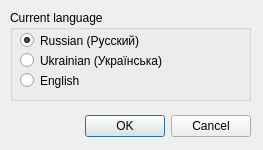
<?xml version="1.0" encoding="UTF-8"?>
<ui version="4.0">
 <class>LanguageSetupDialog</class>
 <widget class="QDialog" name="LanguageSetupDialog">
  <property name="geometry">
   <rect>
    <x>0</x>
    <y>0</y>
    <width>263</width>
    <height>150</height>
   </rect>
  </property>
  <property name="minimumSize">
   <size>
    <width>263</width>
    <height>150</height>
   </size>
  </property>
  <property name="maximumSize">
   <size>
    <width>263</width>
    <height>150</height>
   </size>
  </property>
  <property name="windowTitle">
   <string>Change language</string>
  </property>
  <widget class="QDialogButtonBox" name="buttonBox">
   <property name="geometry">
    <rect>
     <x>30</x>
     <y>110</y>
     <width>221</width>
     <height>32</height>
    </rect>
   </property>
   <property name="orientation">
    <enum>Qt::Horizontal</enum>
   </property>
   <property name="standardButtons">
    <set>QDialogButtonBox::Cancel|QDialogButtonBox::Ok</set>
   </property>
  </widget>
  <widget class="QGroupBox" name="groupBox">
   <property name="geometry">
    <rect>
     <x>10</x>
     <y>10</y>
     <width>241</width>
     <height>91</height>
    </rect>
   </property>
   <property name="title">
    <string>Current language</string>
   </property>
   <widget class="QRadioButton" name="rbRU">
    <property name="geometry">
     <rect>
      <x>10</x>
      <y>20</y>
      <width>221</width>
      <height>21</height>
     </rect>
    </property>
    <property name="text">
     <string>Russian (Русский)</string>
    </property>
    <property name="checked">
     <bool>true</bool>
    </property>
   </widget>
   <widget class="QRadioButton" name="rbUA">
    <property name="geometry">
     <rect>
      <x>10</x>
      <y>40</y>
      <width>221</width>
      <height>21</height>
     </rect>
    </property>
    <property name="text">
     <string>Ukrainian (Українська)</string>
    </property>
   </widget>
   <widget class="QRadioButton" name="rbEN">
    <property name="geometry">
     <rect>
      <x>10</x>
      <y>60</y>
      <width>100</width>
      <height>21</height>
     </rect>
    </property>
    <property name="text">
     <string>English</string>
    </property>
   </widget>
  </widget>
 </widget>
 <resources/>
 <connections>
  <connection>
   <sender>buttonBox</sender>
   <signal>accepted()</signal>
   <receiver>LanguageSetupDialog</receiver>
   <slot>accept()</slot>
   <hints>
    <hint type="sourcelabel">
     <x>248</x>
     <y>254</y>
    </hint>
    <hint type="destinationlabel">
     <x>157</x>
     <y>274</y>
    </hint>
   </hints>
  </connection>
  <connection>
   <sender>buttonBox</sender>
   <signal>rejected()</signal>
   <receiver>LanguageSetupDialog</receiver>
   <slot>reject()</slot>
   <hints>
    <hint type="sourcelabel">
     <x>316</x>
     <y>260</y>
    </hint>
    <hint type="destinationlabel">
     <x>286</x>
     <y>274</y>
    </hint>
   </hints>
  </connection>
 </connections>
</ui>
